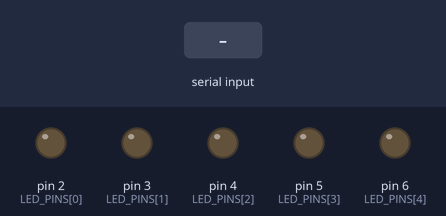
Simulated run of this sketch. Board: Arduino Uno, built with avr-gcc and run on an emulated ATmega328P. Parts: output pins drawn as LEDs (lit = HIGH). The inputs (shaded band) are chosen by the test bench.

Above: at 1.2 s.
1.3 s: "90,45\n" received over Serial
At 2.5 s:
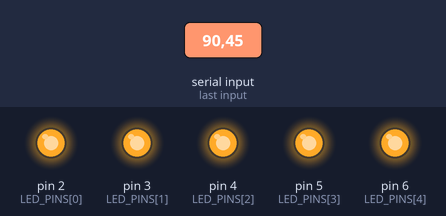
2.8 s: "30,150\n" received over Serial
At 3.7 s:
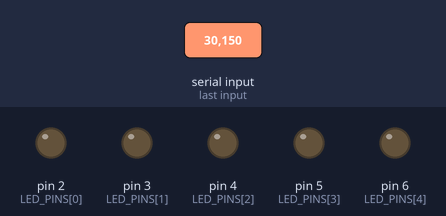
4.3 s: "200\n" received over Serial
5.8 s: "5\n" received over Serial
At 7.0 s:
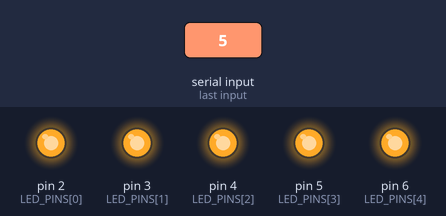
7.3 s: "0\n" received over Serial
At 8.2 s:
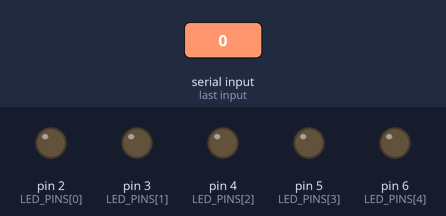
Timing chart, 0 to 9.8 s (numbered marks = the images above; inputs shaded):
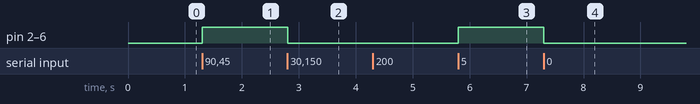

Measured:
- after the input at 1.3 s, pin 2 (LED_PINS[0]), pin 3 (LED_PINS[1]), pin 4 (LED_PINS[2]), pin 5 (LED_PINS[3]), pin 6 (LED_PINS[4]): LOW → HIGH at once
- after the input at 2.8 s, pin 2 (LED_PINS[0]), pin 3 (LED_PINS[1]), pin 4 (LED_PINS[2]), pin 5 (LED_PINS[3]), pin 6 (LED_PINS[4]): HIGH → LOW at once
- after the input at 5.8 s, pin 2 (LED_PINS[0]), pin 3 (LED_PINS[1]), pin 4 (LED_PINS[2]), pin 5 (LED_PINS[3]), pin 6 (LED_PINS[4]): LOW → HIGH at once
- after the input at 7.3 s, pin 2 (LED_PINS[0]), pin 3 (LED_PINS[1]), pin 4 (LED_PINS[2]), pin 5 (LED_PINS[3]), pin 6 (LED_PINS[4]): HIGH → LOW at once

The sketch:

arduino.ino
```cpp
const int LED_COUNT = 5;
const int LED_PINS[LED_COUNT] = {2, 3, 4, 5, 6};

void setup() {
  for (int i = 0; i < LED_COUNT; i++) {
    pinMode(LED_PINS[i], OUTPUT);
  }
  Serial.begin(9600);
}

void loop() {
  if (Serial.available() > 0) {
    int val = Serial.read() - '0';
    if (val == 0) {
      for (int i = 0; i < LED_COUNT; i++) {
        digitalWrite(LED_PINS[i], LOW);
      }
    } else if (val >= 1 && val <= LED_COUNT) {
      for (int i = 0; i < LED_COUNT; i++) {
        digitalWrite(LED_PINS[i], i < val);
      }
    }
  }
}
```
